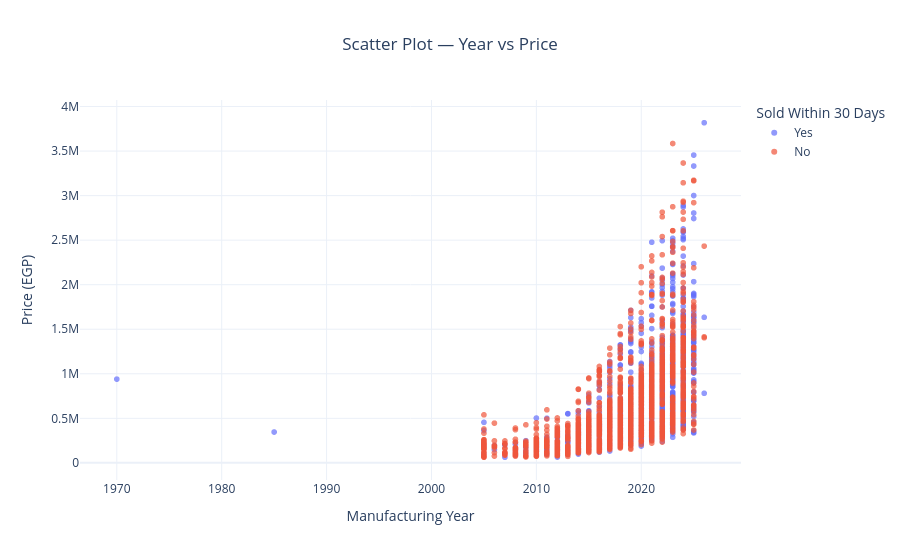

The notebook cell saved with this chart:
### Markdown cell above
## Scatter Plot — Year vs Price

### Code cell
fig = px.scatter(
    df,
    x="year",
    y="price_egp",
    color="sold_within_30_days",
    hover_data=["brand", "model", "mileage_km", "engine_cc"],
    title="Scatter Plot — Year vs Price",
    labels={
        "year": "Manufacturing Year",
        "price_egp": "Price (EGP)",
        "sold_within_30_days": "Sold Within 30 Days"
    },
    opacity=0.7
)

fig.update_layout(
    template="plotly_white",
    title_x=0.5
)

fig.show()

### Figure 1 — Plotly figure (JSON) as saved in the notebook; plotly's stock layout.template omitted (floating-point values rounded to 4 significant figures; data arrays with more than 128 entries replaced by an {"elided": "..."} marker saying what was removed)
{"data": [{"customdata": {"elided": "1319x4 mixed values"}, "hovertemplate": "Sold Within 30 Days=Yes<br>Manufacturing Year=%{x}<br>Price (EGP)=%{y}<br>brand=%{customdata[0]}<br>model=%{customdata[1]}<br>mileage_km=%{customdata[2]}<br>engine_cc=%{customdata[3]}<extra></extra>", "legendgroup": "Yes", "marker": {"color": "#636efa", "opacity": 0.7, "symbol": "circle"}, "mode": "markers", "name": "Yes", "showlegend": true, "type": "scattergl", "x": {"elided": "1319 int values"}, "xaxis": "x", "y": {"elided": "1319 int values"}, "yaxis": "y"}, {"customdata": {"elided": "1582x4 mixed values"}, "hovertemplate": "Sold Within 30 Days=No<br>Manufacturing Year=%{x}<br>Price (EGP)=%{y}<br>brand=%{customdata[0]}<br>model=%{customdata[1]}<br>mileage_km=%{customdata[2]}<br>engine_cc=%{customdata[3]}<extra></extra>", "legendgroup": "No", "marker": {"color": "#EF553B", "opacity": 0.7, "symbol": "circle"}, "mode": "markers", "name": "No", "showlegend": true, "type": "scattergl", "x": {"elided": "1582 int values"}, "xaxis": "x", "y": {"elided": "1582 int values"}, "yaxis": "y"}], "layout": {"legend": {"title": {"text": "Sold Within 30 Days"}, "tracegroupgap": 0}, "title": {"text": "Scatter Plot — Year vs Price", "x": 0.5}, "xaxis": {"anchor": "y", "domain": [0, 1], "title": {"text": "Manufacturing Year"}}, "yaxis": {"anchor": "x", "domain": [0, 1], "title": {"text": "Price (EGP)"}}}}
